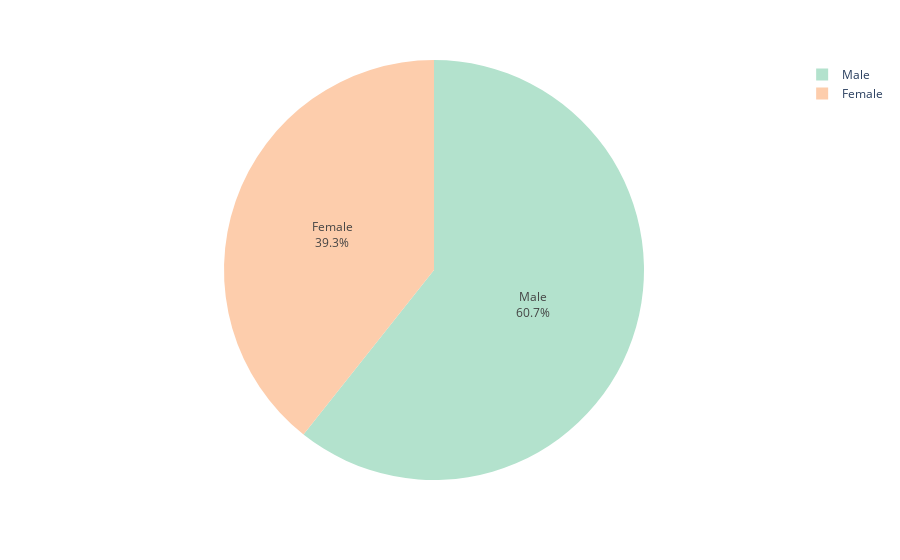

The code cell stored with this chart in its notebook:
### Markdown cell above
Построим для наглядности круговую диаграму распределения покупателей по полу. Существенно преобладают мужчины.

### Code cell
gender = df['Gender'].value_counts()
fig = px.pie(gender, values='Gender', names=gender.index, color_discrete_sequence=px.colors.qualitative.Pastel2)
fig.update_traces(textposition='inside', textinfo='percent+label')
fig.show()

### Figure 1 — Plotly figure (JSON) as saved in the notebook; plotly's stock layout.template omitted (floating-point values rounded to 4 significant figures)
{"data": [{"domain": {"x": [0, 1], "y": [0, 1]}, "hovertemplate": "index=%{label}<br>Gender=%{value}<extra></extra>", "labels": ["Male", "Female"], "legendgroup": "", "name": "", "showlegend": true, "textinfo": "percent+label", "textposition": "inside", "type": "pie", "values": [108, 70]}], "layout": {"legend": {"tracegroupgap": 0}, "margin": {"t": 60}, "piecolorway": ["rgb(179,226,205)", "rgb(253,205,172)", "rgb(203,213,232)", "rgb(244,202,228)", "rgb(230,245,201)", "rgb(255,242,174)", "rgb(241,226,204)", "rgb(204,204,204)"]}}
